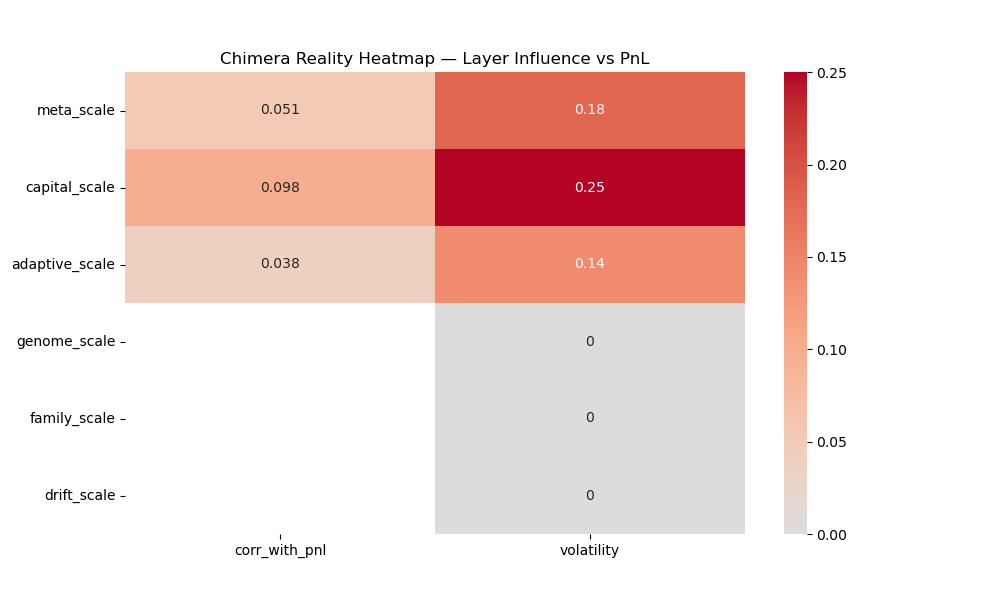

Here is the Python script that generated this plot:
# ==========================================================
# 🔥 CHIMERA REALITY HEATMAP
# ==========================================================

import pandas as pd
import numpy as np
import seaborn as sns
import matplotlib.pyplot as plt

TRADE_FILE = "data/chimera_blackbox_final.csv"

# ----------------------------------------------------------
# LOAD DATA
# ----------------------------------------------------------

df = pd.read_csv(TRADE_FILE)

print("Loaded trades:", len(df))
print("Columns:", df.columns.tolist())

# ----------------------------------------------------------
# DETECT PNL COLUMN
# ----------------------------------------------------------

PNL_COL = None

for c in df.columns:
    if "net_pnl" in c.lower():
        PNL_COL = c

if PNL_COL is None:
    raise ValueError("No net_pnl column detected.")

df["pnl_used"] = df[PNL_COL]

# ----------------------------------------------------------
# DETECT GOVERNANCE SCALES AUTOMATICALLY
# ----------------------------------------------------------

layer_cols = [
    c for c in df.columns
    if any(k in c.lower() for k in
        ["genome","family","adaptive","meta","capital","drift","diagnostic","final"])
]

# keep numeric only
layer_cols = [
    c for c in layer_cols
    if np.issubdtype(df[c].dtype, np.number)
]

print("Detected layer columns:", layer_cols)

if len(layer_cols)==0:
    print("WARNING: No governance layers found in CSV columns. Heatmap might be empty.")
    # Allow proceeding with just PnL correlation if no layers found (just to prevent crash)
else:
    # ----------------------------------------------------------
    # BUILD REALITY MATRIX
    # ----------------------------------------------------------

    matrix = {}

    for col in layer_cols:

        corr = df[col].corr(df["pnl_used"])

        stability = df[col].std()

        matrix[col] = {
            "corr_with_pnl": corr,
            "volatility": stability
        }

    heat_df = pd.DataFrame(matrix).T

    print("\nReality Matrix:")
    print(heat_df)

    # ----------------------------------------------------------
    # 🔥 HEATMAP VISUALIZATION
    # ----------------------------------------------------------

    plt.figure(figsize=(10,6))

    sns.heatmap(
        heat_df,
        annot=True,
        cmap="coolwarm",
        center=0
    )

    plt.title("Chimera Reality Heatmap — Layer Influence vs PnL")
    plt.savefig("chimera_live/reality_heatmap.png")
    print("Reality Heatmap complete. Plot saved to chimera_live/reality_heatmap.png")
